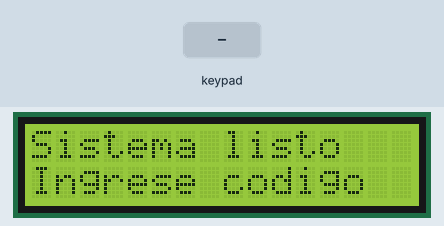
This sketch was run on a simulated Arduino Uno, built with avr-gcc and run on an emulated ATmega328P. Parts: 16×2 character LCD. The inputs (shaded band) are chosen by the test bench.

Above: at 0.1 s.
4.3 s: keypad keys 1 3 9 7 # pressed 0.4 s apart
At 7.6 s:
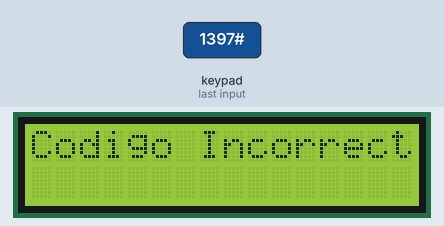
9.3 s: key 'A' pressed
At 10.3 s:
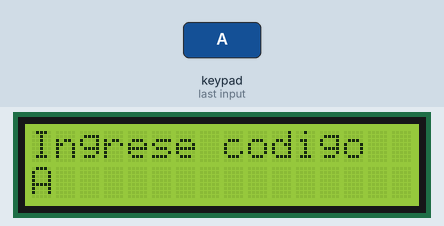
10.8 s: key 'B' pressed
At 11.5 s:
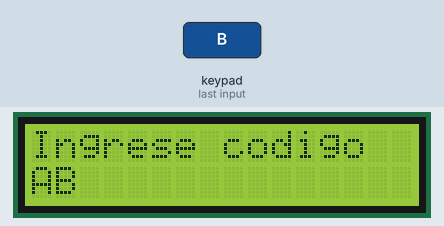
12.3 s: keypad keys 1 2 3 4 * pressed 0.4 s apart
At 15.8 s:
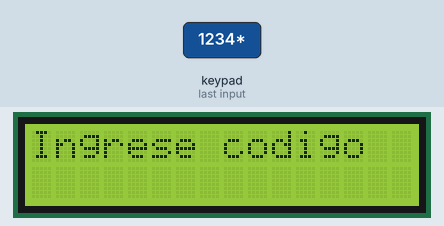
16.4 s: key 'C' pressed
At 17.1 s:
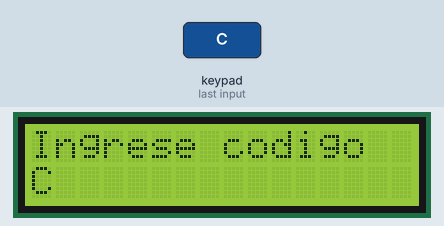
17.9 s: keypad keys 1 2 3 4 A pressed 0.4 s apart
At 20.9 s:
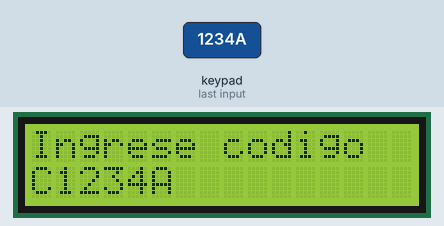
Timing chart, 0 to 22.4 s (numbered marks = the images above; inputs shaded):
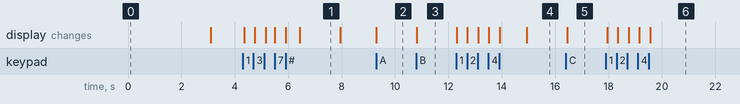

The sketch:

Arduino_2___Teclado_y_display.ino
```cpp
// =================================================================================
// ARDUINO 2: INTERFAZ DE USUARIO (TECLADO Y PANTALLA)
// =================================================================================

// ---------------------------------------------------------------------------------
// 1. LIBRERÍAS Y COMUNICACIÓN
// ---------------------------------------------------------------------------------
#include <Keypad.h>
#include <Wire.h>
#include <LiquidCrystal_I2C.h>
#include <SoftwareSerial.h>

// Comunicación serie con el otro Arduino (Arduino 1 - Motores/RFID)
// Pines: A0 (RX), A1 (TX)
SoftwareSerial mySerial(A0, A1);

// Pantalla LCD I2C (Dirección 0x27, 16 columnas, 2 filas)
LiquidCrystal_I2C lcd(0x27, 16, 2);

// ---------------------------------------------------------------------------------
// 2. CONFIGURACIÓN DEL TECLADO MATRICIAL
// ---------------------------------------------------------------------------------
const byte FILAS = 4;
const byte COLUMNAS = 4;

// Mapa de caracteres del teclado
char teclas[FILAS][COLUMNAS] = {
  {'1','2','3','A'},
  {'4','5','6','B'},
  {'7','8','9','C'},
  {'*','0','#','D'}
};

// Pines de conexión del teclado
byte pinesFilas[FILAS] = {9, 8, 7, 6};
byte pinesColumnas[COLUMNAS] = {5, 4, 3, 2};

// Inicialización del objeto Keypad
Keypad teclado = Keypad(makeKeymap(teclas), pinesFilas, pinesColumnas, FILAS, COLUMNAS);

// ---------------------------------------------------------------------------------
// 3. VARIABLES GLOBALES Y LÓGICA
// ---------------------------------------------------------------------------------

// Base de datos de códigos válidos (Productos/Selecciones)
const int N_CODIGOS = 3;
String codigos[N_CODIGOS] = {"1234", "2580", "9876"};

// Variables de control de entrada
String entrada = "";          // Almacena lo que el usuario está escribiendo
String mensaje = "";          // Almacena mensajes recibidos del otro Arduino
const int MAX_LEN = 6;        // Longitud máxima permitida

// Variables de tiempo (Timers)
unsigned long ultimaActividad = 0;
const unsigned long TIMEOUT_MS = 10000UL; // 10 segundos de espera antes de reiniciar

// =================================================================================
// 4. SETUP (CONFIGURACIÓN INICIAL)
// =================================================================================
void setup() {
  // Inicialización de comunicación
  Serial.begin(9600);   // Puerto Hardware (Para depuración con PC si fuera necesario)
  mySerial.begin(9600); // Puerto Software (Comunicación con Arduino 1)

  // Inicialización de pantalla LCD
  lcd.init();
  lcd.backlight();
  lcd.clear();
  lcd.setCursor(0, 0);
  lcd.print("Sistema listo");
  lcd.setCursor(0, 1);
  lcd.print("Ingrese codigo");

  delay(3000);
  lcd.clear(); // Limpia mensaje de bienvenida

  // Configuración de sensibilidad del teclado
  teclado.setDebounceTime(50); // Evita rebotes mecánicos
  teclado.setHoldTime(1000);
}

// =================================================================================
// 5. LOOP (BUCLE PRINCIPAL - MÁQUINA DE ESTADOS)
// =================================================================================
void loop() {

  // --- A. GESTIÓN DE TIEMPO (TIMEOUT) ---
  // Si el usuario deja de escribir por 10 segundos, se reinicia la pantalla.
  if (entrada.length() > 0 && (millis() - ultimaActividad) > TIMEOUT_MS) {
    lcd.clear();
    lcd.print("Tiempo terminado");

    // Resetear variables y volver al inicio
    entrada = "";
    delay(1000);
    lcd.clear();
    lcd.print("Ingrese codigo");
  }

  // --- B. LECTURA DEL TECLADO ---
  char k = teclado.getKey();

  if (k) {
    ultimaActividad = millis(); // Actualizamos el tiempo de actividad

    // CASO 1: CONFIRMAR (Tecla '#')
    if (k == '#') {
      verificarCodigo(); // Llama a la función de validación
    }
    // CASO 2: BORRAR / CANCELAR (Tecla '*')
    else if (k == '*') {
      entrada = "";
      lcd.clear();
      lcd.print("Codigo borrado");
      delay(1000);
      lcd.clear();
      lcd.print("Ingrese codigo");
    }
    // CASO 3: ESCRIBIR NÚMEROS/LETRAS
    else if ((k >= '0' && k <= '9') || (k >= 'A' && k <= 'D')) {
      if (entrada.length() < MAX_LEN) {
        entrada += k;
        // Mostrar visualmente lo que se escribe en la segunda fila
        lcd.setCursor(0, 1);
        lcd.print(entrada);
      }
    }
  }
}

// =================================================================================
// 6. FUNCIONES AUXILIARES
// =================================================================================

// Función que verifica si el código ingresado existe en la lista 'codigos'
void verificarCodigo() {
  lcd.clear();
  lcd.print("Verificando...");
  delay(500);

  if (entrada.length() == 0) return; // Si no escribió nada, sale.

  bool encontrado = false;
  int codigoID = -1;

  // 1. Buscar en el array de códigos
  for (int i = 0; i < N_CODIGOS; ++i) {
    if (entrada == codigos[i]) {
      encontrado = true;
      codigoID = i; // Guardamos el índice (0, 1 o 2)
      break;
    }
  }

  lcd.clear();

  // 2. Acciones según resultado
  if (encontrado) {
    lcd.print("Codigo Correcto");

    // Limpiar buffer serial antes de enviar
    while (mySerial.available()) mySerial.read();

    // ENVIAR SELECCIÓN AL ARDUINO 1 (Motores)
    mySerial.write(codigoID);

    // --- ESTADO: ESPERA DE TARJETA RFID ---
    lcd.clear();
    lcd.setCursor(0, 0);
    lcd.print("Aproxime tarjeta");
    lcd.setCursor(0, 1);
    lcd.print("o llavero");

    unsigned long inicio = millis();
    mensaje = "";

    // Esperar respuesta del Arduino 1 durante 10 segundos
    while (millis() - inicio < 10000) {
      if (mySerial.available()) {
        mensaje = mySerial.readStringUntil('\n');

        // Interpretar respuesta del Arduino 1
        if (mensaje.startsWith("Pago") || mensaje.startsWith("Saldo")|| mensaje.startsWith("No")|| mensaje.startsWith("sin")) {
          lcd.clear();
          lcd.setCursor(0, 0);
          lcd.print(mensaje); // Muestra el error o éxito
          delay(2000);
          break; // Salir del while
        }
      }
    }

  } else {
    // Código no encontrado
    lcd.print("Codigo Incorrecto");
    delay(1500);
  }

  // 3. Volver al estado inicial
  lcd.clear();
  lcd.print("Ingrese codigo");
  entrada = "";
}
```

Measured:
- after the input at 4.3 s, the display: first changes after 0.05 s (image 1 shows a later state)
- after the input at 9.3 s, the display: changes at once (image 2)
- after the input at 10.8 s, the display: changes at once (image 3)
- after the input at 12.3 s, the display: first changes at once (image 4 shows a later state)
- after the input at 16.4 s, the display: changes after 0.05 s (image 5)
- what the display in image 1 shows lasts 1.6 s, from 6.4 s to 8.0 s
